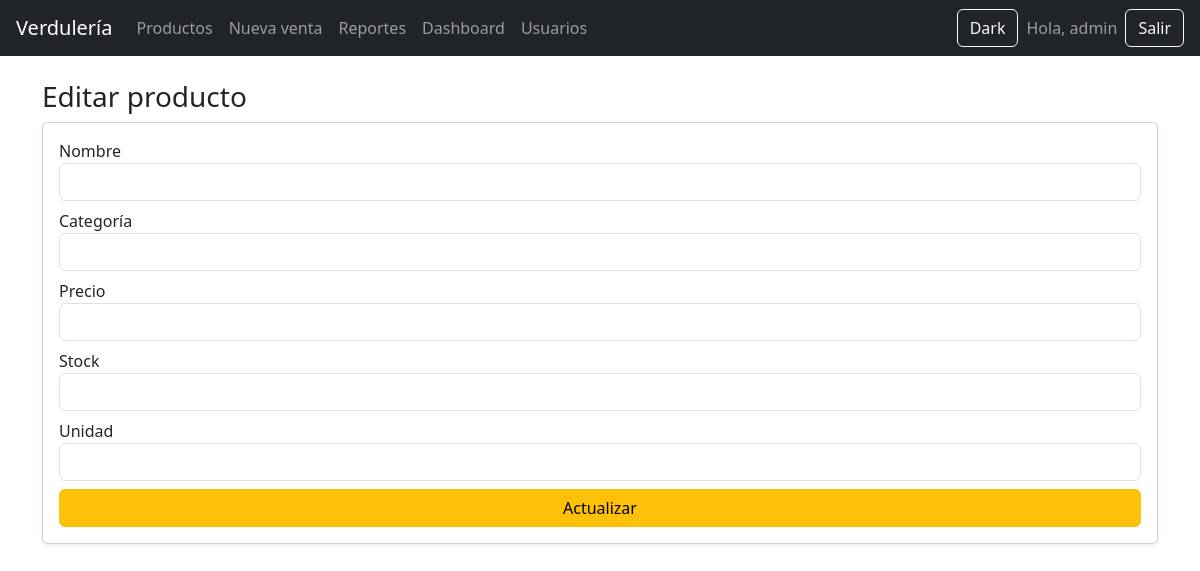
The app's page /productos/editar/1 (signed in), older data.
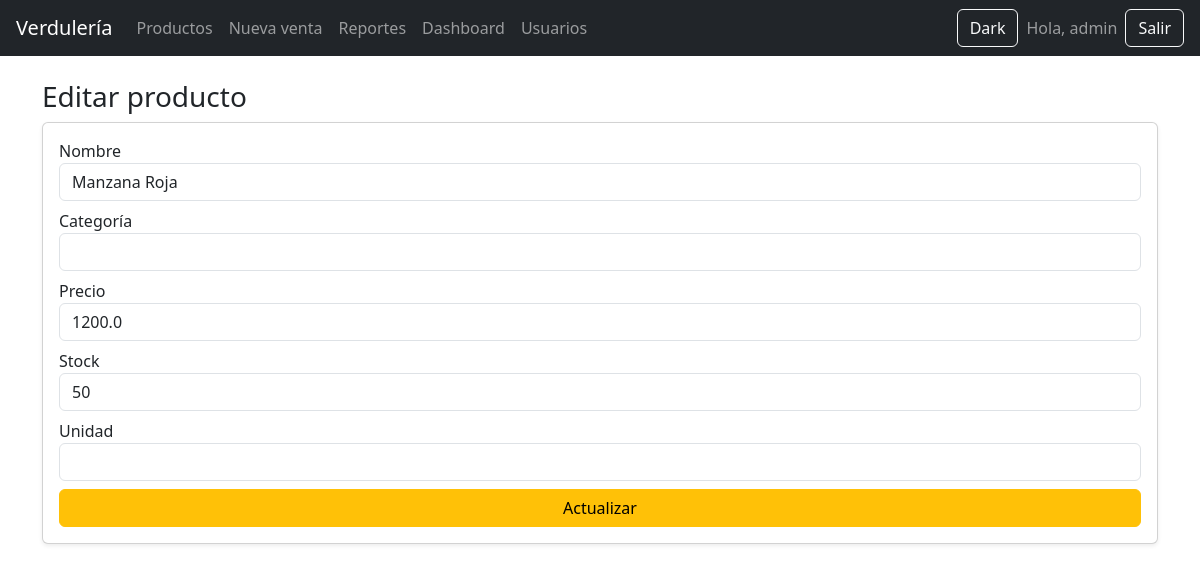
The same page, newer data.
### tables this page shows
CREATE TABLE productos (
    id INTEGER PRIMARY KEY AUTOINCREMENT,
    nombre TEXT NOT NULL,
    precio REAL NOT NULL,
    stock INTEGER NOT NULL
);

### app/routes/productos.py (the view, shortened to what this page needs)
@productos_bp.route("/editar/<int:id>", methods=["GET", "POST"])
@login_required
def editar(id):
    db = get_db()
    producto = db.execute("SELECT * FROM productos WHERE id=?", (id,)).fetchone()
    return render_template("productos/editar.html", producto=producto)

### app/__init__.py (called while the page is built)
def create_app():
    app = Flask(__name__)
    app.secret_key = "clave-super-secreta"
    app.register_blueprint(auth_bp)
    app.register_blueprint(productos_bp)
    app.register_blueprint(ventas_bp)
    app.register_blueprint(reportes_bp)
    app.register_blueprint(admin_bp)
    app.register_blueprint(usuarios_bp)
    @app.route("/")
    def index():
        return render_template("index.html")
    @app.teardown_appcontext
    def teardown_db(exception):
        close_db()
    return app

### db.py (called while the page is built)
def get_db():
    if "db" not in g:
        g.db = sqlite3.connect(DB_NAME)
        g.db.row_factory = sqlite3.Row
    return g.db

### app/templates/productos/editar.html
{% extends "base.html" %}
{% block contenido %}
<h3>Editar producto</h3>
<form method="POST" class="card p-3 shadow-sm">
    <label>Nombre</label>
    <input name="nombre" value="{{producto.nombre}}" class="form-control mb-2">
    <label>Categoría</label>
    <input name="categoria" value="{{producto.categoria}}" class="form-control mb-2">
    <label>Precio</label>
    <input name="precio" value="{{producto.precio}}" class="form-control mb-2" type="number" step="0.01">
    <label>Stock</label>
    <input name="stock" value="{{producto.stock}}" class="form-control mb-2" type="number" step="0.01">
    <label>Unidad</label>
    <input name="unidad" value="{{producto.unidad}}" class="form-control mb-2">
    <button class="btn btn-warning">Actualizar</button>
</form>
{% endblock %}

### app/templates/base.html (shortened to what this page needs)
<!DOCTYPE html>
<html>
<head>
    <link rel="stylesheet" href="https://cdn.jsdelivr.net/npm/bootstrap@5.3.2/dist/css/bootstrap.min.css">
    <link rel="stylesheet" href="/static/css/custom.css">
</head>
<body>
<nav class="navbar navbar-expand-lg navbar-dark bg-dark px-3">
    <a class="navbar-brand" href="/">Verdulería</a>
    <div class="collapse navbar-collapse">
        <ul class="navbar-nav me-auto">
            <li class="nav-item"><a class="nav-link" href="/productos/">Productos</a></li>
            <li class="nav-item"><a class="nav-link" href="/ventas/nueva">Nueva venta</a></li>
            <li class="nav-item"><a class="nav-link" href="/reportes/">Reportes</a></li>
            <li class="nav-item"><a class="nav-link" href="/reportes/dashboard">Dashboard</a></li>
            {% if session.get('role') == 'admin' %}
            <a class="nav-link" href="{{ url_for('usuarios.index') }}">Usuarios</a>
            {% endif %}
        </ul>
        <button id="darkModeToggle" class="btn btn-outline-light me-2">Dark</button>
        {% if session.get('username') %}
            <span class="navbar-text me-2">Hola, {{session.username}}</span>
            <a href="/auth/logout" class="btn btn-outline-light">Salir</a>
        {% else %}
            <a href="/auth/login" class="btn btn-outline-light">Ingresar</a>
        {% endif %}
    </div>
</nav>
<div class="container mt-4">
    {% block contenido %}{% endblock %}
</div>
</body>
</html>

Row changes from the older to the newer data that the page shows:
added productos: nombre "Manzana Roja", precio "1200.0", stock "50"
